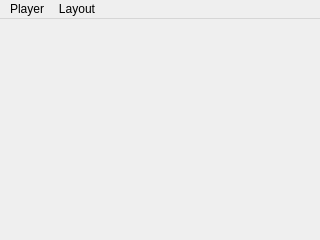
<?xml version="1.0" encoding="UTF-8"?>
<ui version="4.0">
 <class>MainWindow</class>
 <widget class="QMainWindow" name="MainWindow">
  <property name="geometry">
   <rect>
    <x>0</x>
    <y>0</y>
    <width>320</width>
    <height>240</height>
   </rect>
  </property>
  <property name="sizePolicy">
   <sizepolicy hsizetype="Preferred" vsizetype="MinimumExpanding">
    <horstretch>0</horstretch>
    <verstretch>0</verstretch>
   </sizepolicy>
  </property>
  <property name="windowTitle">
   <string>zxtune-qt</string>
  </property>
  <property name="windowIcon">
   <iconset resource="../res/icons.qrc">
    <normaloff>:/zxtune.png</normaloff>:/zxtune.png</iconset>
  </property>
  <widget class="QWidget" name="centralwidget">
   <layout class="QGridLayout" name="gridLayout">
    <property name="margin">
     <number>2</number>
    </property>
   </layout>
  </widget>
  <widget class="QMenuBar" name="menubar">
   <property name="geometry">
    <rect>
     <x>0</x>
     <y>0</y>
     <width>320</width>
     <height>24</height>
    </rect>
   </property>
   <property name="mouseTracking">
    <bool>true</bool>
   </property>
   <property name="contextMenuPolicy">
    <enum>Qt::PreventContextMenu</enum>
   </property>
   <property name="acceptDrops">
    <bool>false</bool>
   </property>
   <widget class="QMenu" name="menuLayout">
    <property name="title">
     <string notr="true">Layout</string>
    </property>
   </widget>
   <widget class="QMenu" name="menuFile">
    <property name="title">
     <string>Player</string>
    </property>
    <addaction name="actionAbout"/>
    <addaction name="actionComponents"/>
    <addaction name="separator"/>
    <addaction name="actionQuit"/>
   </widget>
   <addaction name="menuFile"/>
   <addaction name="menuLayout"/>
  </widget>
  <action name="actionQuit">
   <property name="icon">
    <iconset>
     <normalon>:/application/exit.png</normalon>
    </iconset>
   </property>
   <property name="text">
    <string>Quit</string>
   </property>
  </action>
  <action name="actionAbout">
   <property name="icon">
    <iconset>
     <normalon>:/application/about.png</normalon>
    </iconset>
   </property>
   <property name="text">
    <string>About</string>
   </property>
  </action>
  <action name="actionComponents">
   <property name="icon">
    <iconset>
     <normalon>:/application/components.png</normalon>
    </iconset>
   </property>
   <property name="text">
    <string>Components</string>
   </property>
  </action>
 </widget>
 <resources>
  <include location="../res/icons.qrc"/>
 </resources>
 <connections>
  <connection>
   <sender>actionQuit</sender>
   <signal>triggered()</signal>
   <receiver>MainWindow</receiver>
   <slot>close()</slot>
   <hints>
    <hint type="sourcelabel">
     <x>-1</x>
     <y>-1</y>
    </hint>
    <hint type="destinationlabel">
     <x>159</x>
     <y>119</y>
    </hint>
   </hints>
  </connection>
 </connections>
</ui>
